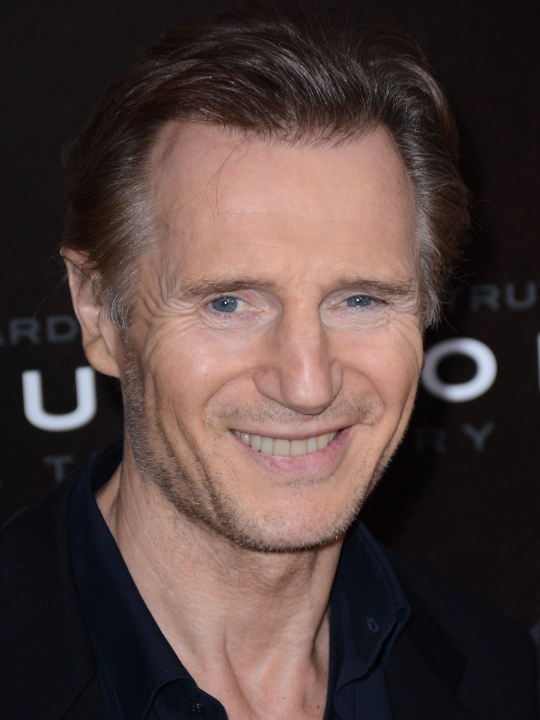
#> input picture training-data/s1/1.jpg, 1080 x 1440 px (shown at 1/2 size); its folder holds only this picture in this run
$ python main.py
#> lines starting #> are read from the running program, lines starting #| are printed output that depends on the picture
import os
import numpy as np
import cv2
# list of labels
subjects = ["", "Liam Nesson","Jennifer Lawrence"]


def detect_face(img):
    gray = cv2.cvtColor(img, cv2.COLOR_BGR2GRAY)
    face_cascade = cv2.CascadeClassifier(
        'opencv-files/lbpcascade_frontalface.xml')
    faces = face_cascade.detectMultiScale(
        gray, scaleFactor=1.2, minNeighbors=5)

    if (len(faces) == 0):
        return None, None

    # assumption --> only one face,
    # extract the face area
    (x, y, w, h) = faces[0]
    # face part of the image
    return gray[y:y+w, x:x+h], faces[0]


def prepare_training_data(data_folder_path):
#> called with data_folder_path = 'training-data'
    dirs = os.listdir(data_folder_path)
    faces = []
    labels = []

    for dir_name in dirs:
        if not dir_name.startswith("s"):
            continue

        label = int(dir_name.replace("s", ""))
        subject_dir_path = data_folder_path + "/" + dir_name
        subject_images_names = os.listdir(subject_dir_path)

        # detect face and add face to list of faces
        for image_name in subject_images_names:

            image_path = subject_dir_path + "/" + image_name
            image = cv2.imread(image_path)
#> image is the input picture: shape (1440, 1080, 3); mean B, G, R 61.2, 64.3, 81.8

            # display images to train
            cv2.imshow("Training on image...", cv2.resize(image, (400, 500)))
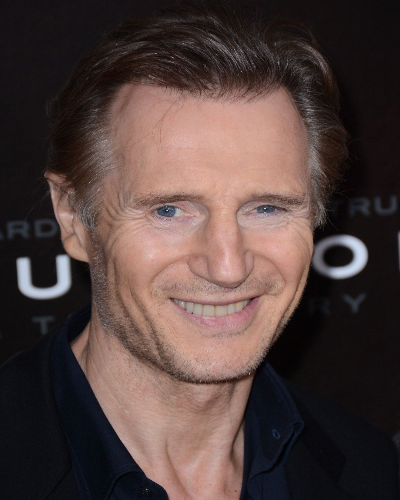
#> window 'Training on image...': shape (500, 400, 3); mean B, G, R 61.1, 64.2, 81.7
            cv2.waitKey(100)

            # detect face

            face, rect = detect_face(image)
#> in detect_face, `gray = cv2.cvtColor(img, cv2.COLOR_BGR2GRAY)`:
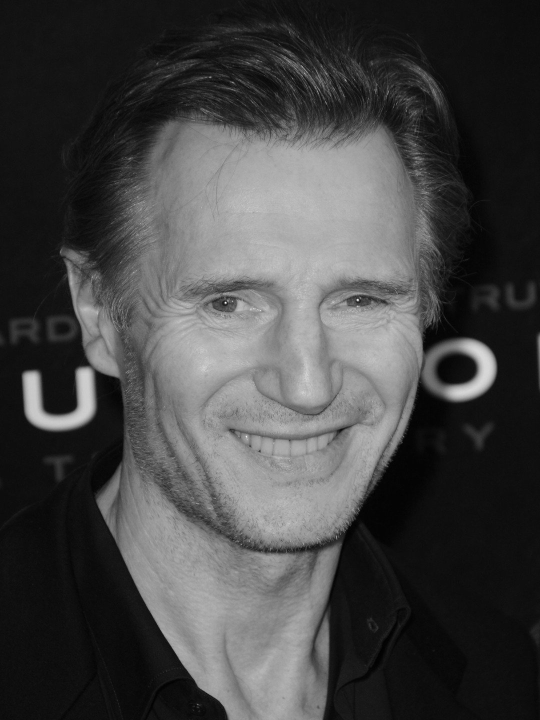
#> gray: shape (1440, 1080) (shown at 1/2 size); min 0, max 255, mean 69.2
#> in detect_face, `faces = face_cascade.detectMultiScale( gray, scaleFactor=1.2, minNeigh..`: faces = [[237, 325, 721, 721]]
#> in detect_face, `(x, y, w, h) = faces[0]`: x = 237; y = 325; w = 721
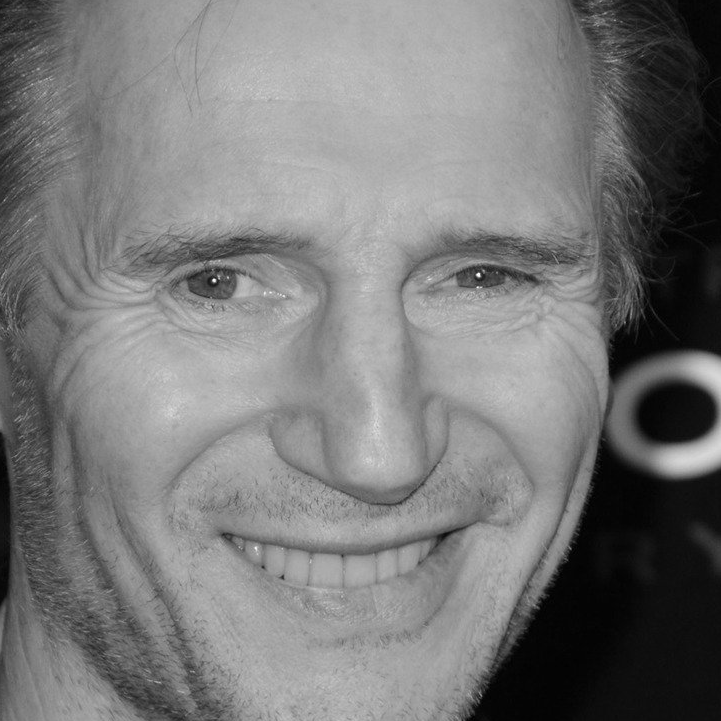
#> face: shape (721, 721); min 0, max 255, mean 120.8
#> rect = [237, 325, 721, 721]
            # ignore all faces that are not detected
            if face is not None:
                faces.append(face)
                labels.append(label)
#> pass 2 of the loop in prepare_training_data, `for dir_name in dirs:`:
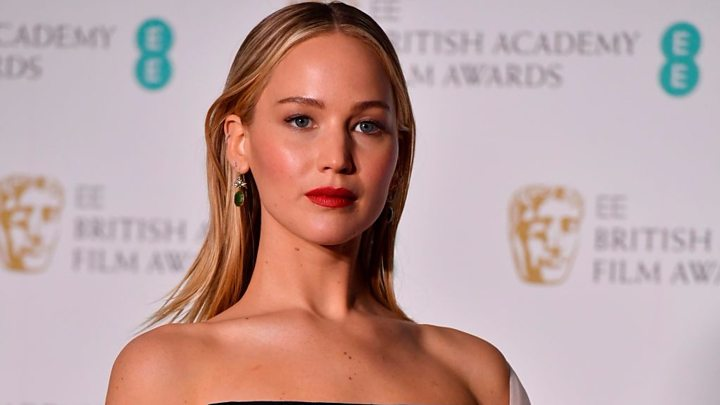
#> input picture training-data/s2/1.jpg, 720 x 405 px
#> in prepare_training_data, image is the input picture: shape (405, 720, 3); mean B, G, R 158.8, 160.5, 190.2
#> in detect_face (call 2), `gray = cv2.cvtColor(img, cv2.COLOR_BGR2GRAY)`:
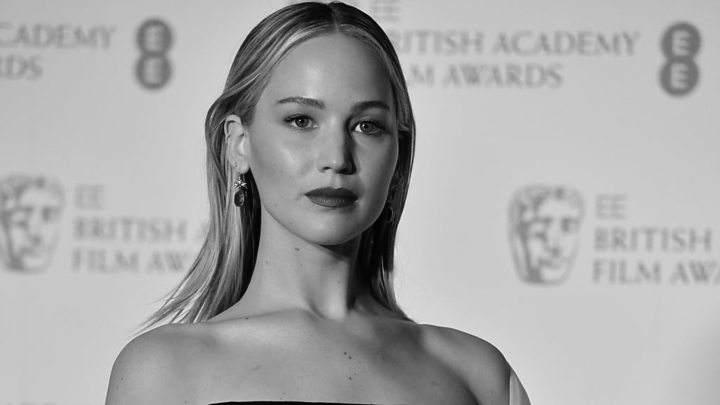
#> gray: shape (405, 720); min 0, max 249, mean 169.2
#> in detect_face (call 2), `faces = face_cascade.detectMultiScale( gray, scaleFactor=1.2, minNeigh..`: faces = [[242, 53, 180, 180]]
#> x = 242; y = 53; w = 180
#> in prepare_training_data, `face, rect = detect_face(image)`:
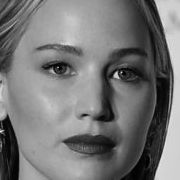
#> face: shape (180, 180); min 0, max 238, mean 117.7
#> rect = [242, 53, 180, 180]

    cv2.destroyAllWindows()
    cv2.waitKey(1)

    return faces, labels


print("Lets gather some data")
faces, labels = prepare_training_data("training-data")
#> faces = 2 items; labels = [1, 2]
print("Total data to train: ", len(faces))
#| Total data to train:  2
# we will use Local Binary Patterns Histograms recognizer to classify the test image
#> (the run stopped early here; a loop or call above may not have finished)
